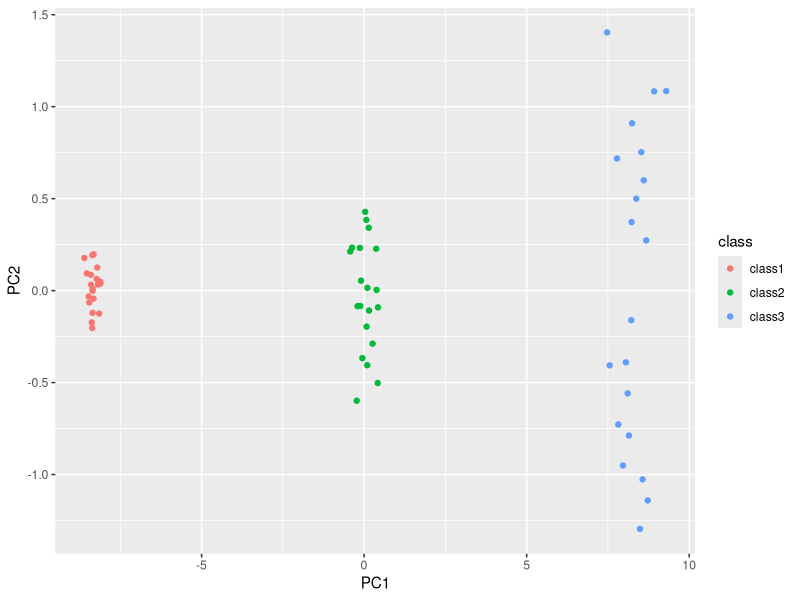

Reproduce this figure in R.
## ---- chunk 1
names(USArrests)
pr.out=prcomp(USArrests, scale=TRUE)
pr.out$sdev
pr.var=pr.out$sdev ^2 
pve=pr.var/sum(pr.var)
pve 
## ---- chunk 2

## ---- chunk 3
library(tidyverse)
data <- 
sapply(1:50, function(i) c(rnorm(20, mean = 10, sd = 1), rnorm(20, mean = 20, sd = 2), rnorm(20, mean = 30, sd = 3))) %>% as.data.frame() 
data[1:10, 1:10]
dim(data) 
## ---- chunk 4
pr.out=prcomp(data, scale=TRUE)
pc <-
pr.out$x %>% as.data.frame() %>%
  dplyr::select(PC1, PC2)

data$class[1:20] <- rep("class1", 20)
data$class[21:40] <- rep("class2", 20)
data$class[41:60] <- rep("class3", 20)

pc$class <- data$class

pc %>%
  ggplot() +
  geom_point(aes(x = PC1, y = PC2, color = class))
